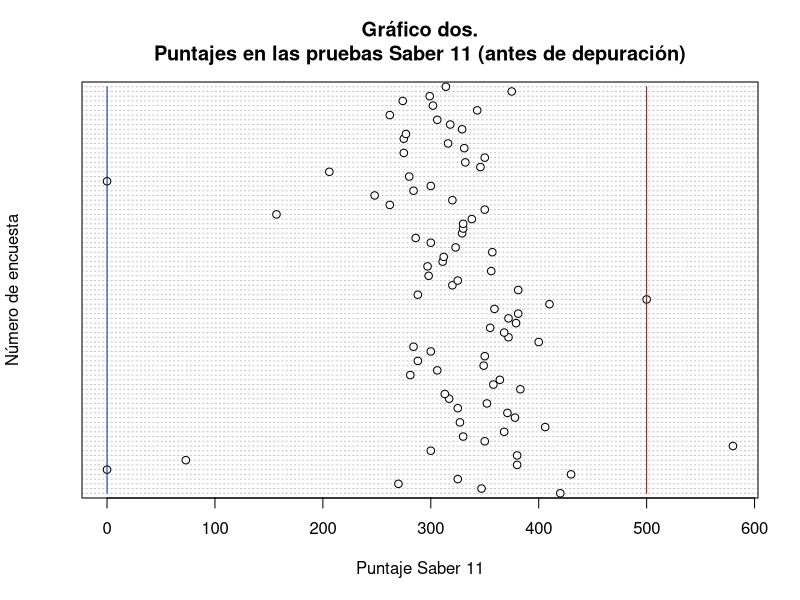
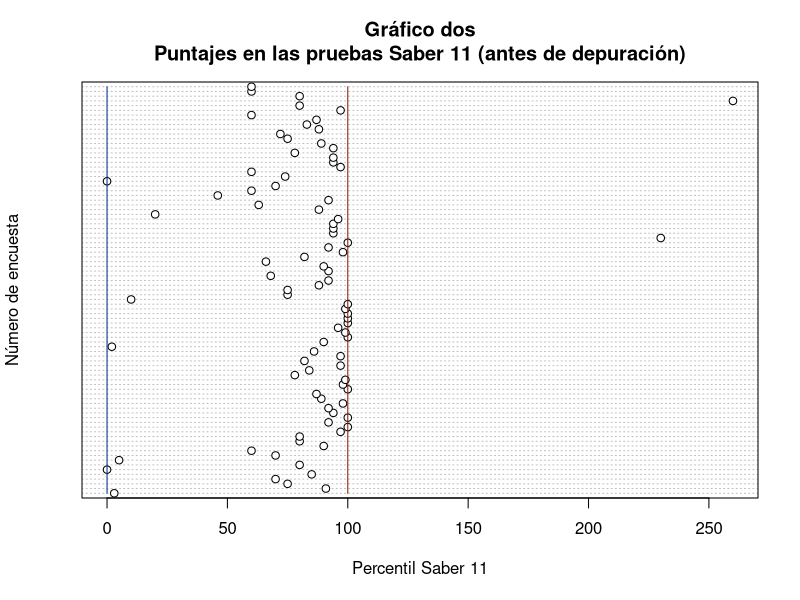
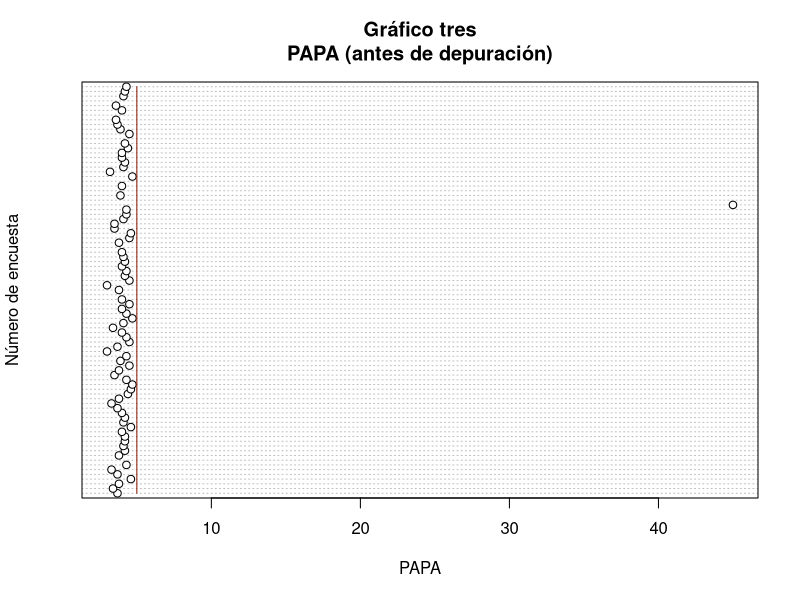
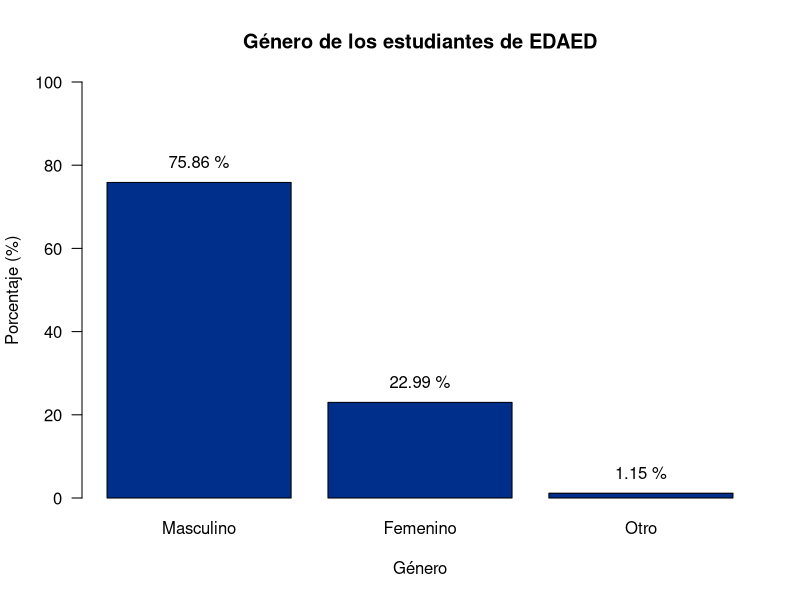
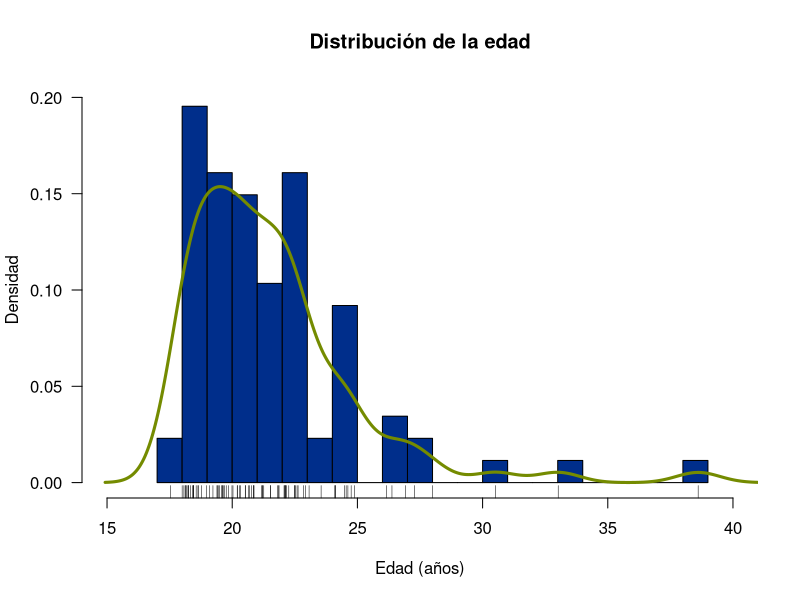
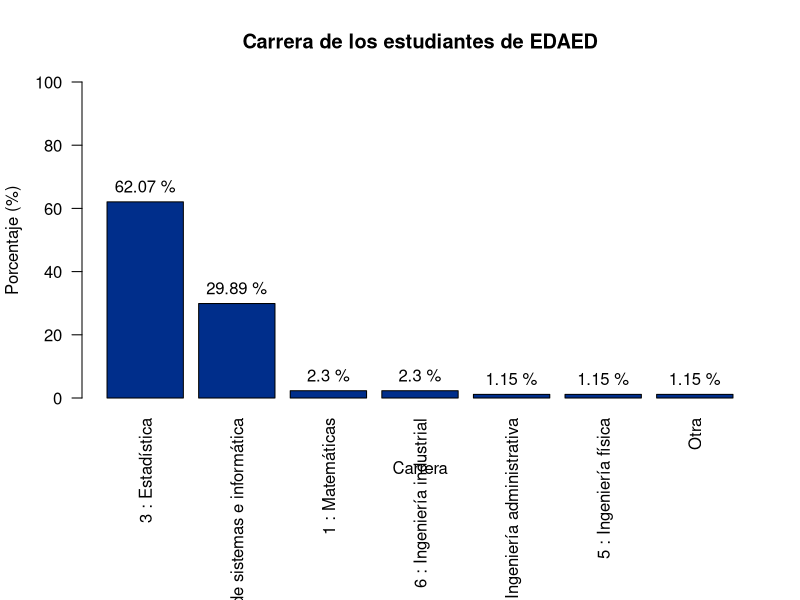
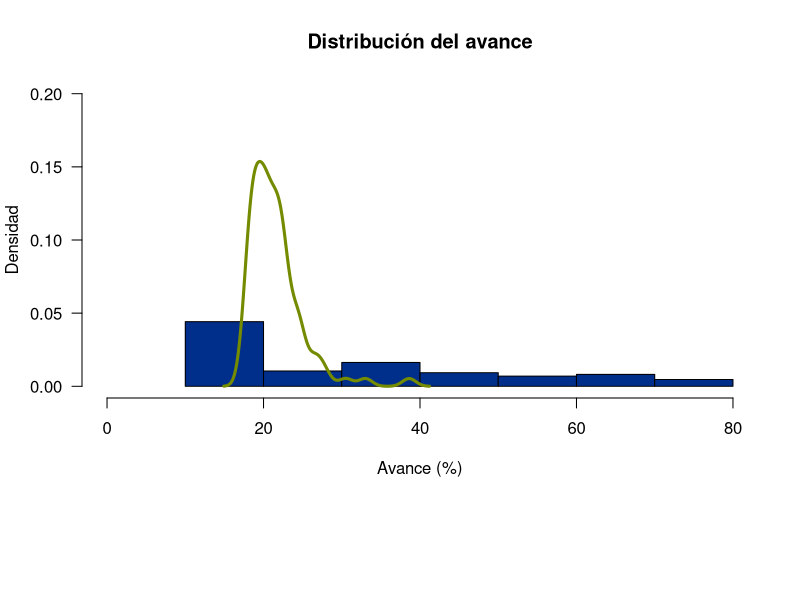
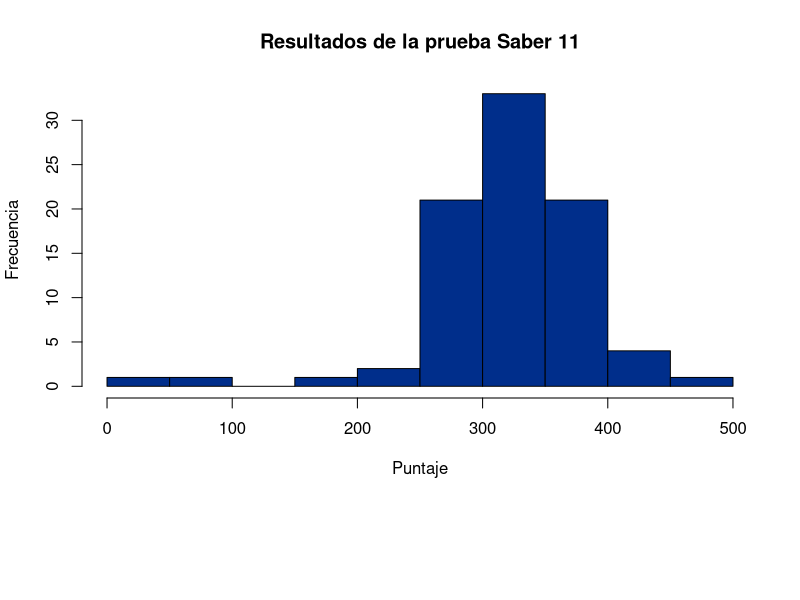

Recreate these plots in R, in order.
## ---- chunk 1
knitr::opts_chunk$set(echo = TRUE)
## ---- chunk 2
library(tidyverse)
## ---- chunk 3
encuesta <- read.csv("encuesta1.csv")
## ---- chunk 4
glimpse(encuesta)
## ---- chunk 5
encuesta <- encuesta %>% 
  mutate_if(is.character, as.factor)
## ---- chunk 6
glimpse(encuesta)
## ---- chunk 7
levels(encuesta$Q01_Genero)
## ---- chunk 8
# Cambio de nombre para el género
encuesta$Q01_Genero <- as.character(encuesta$Q01_Genero)
encuesta$Q01_Genero[encuesta$Q01_Genero == '1 : Masculino'] <- 'Masculino'
encuesta$Q01_Genero[encuesta$Q01_Genero == '2 : Femenino'] <- 'Femenino'
encuesta$Q01_Genero[encuesta$Q01_Genero == '3 : Otro'] <- 'Otro'
encuesta$Q01_Genero <- as.factor(encuesta$Q01_Genero)
levels(encuesta$Q01_Genero)
summary(encuesta$Q01_Genero)
## ---- chunk 9
# Para GÉNERO
summary(encuesta$Q01_Genero)
# ¡Okay!
## ---- chunk 10
# Modificación del formato de la variable FECHA DE NACIMIENTO
encuesta <- encuesta %>% 
  mutate(Q02_FechaNac = as.Date(as.character(Q02_FechaNac), "%Y-%m-%d"))
## ---- chunk 11
summary(encuesta$Q02_FechaNac)
## ---- chunk 12
# Creación de la variable EDAD
# Cálculo de la edad al 2021-FEB-26
encuesta <- encuesta %>% 
  mutate(Edad = as.numeric(as.Date("2021-02-26") - Q02_FechaNac)/365.25)
encuesta$Edad <- round(encuesta$Edad, 2)
## ---- chunk 13
# Creación de la variable TIEMPO EMPLEADO
# Conversión a fecha-hora
encuesta <- encuesta %>% 
  mutate(fecha_entrega = 
           as.POSIXct(strptime(Enviado.el., format = "%d/%m/%Y %H:%M:%S")),
         tiempo_usado = as.integer(format(fecha_entrega, "%M")) +
                        as.integer(format(fecha_entrega, "%S")) / 60  - 30)
encuesta$tiempo_usado <- round(encuesta$tiempo_usado, 2)
## ---- chunk 14
#Cambio de nombre de los pregrados  
encuesta$Q03_Carrera <- as.character(encuesta$Q03_Carrera)
encuesta$Q03_Carrera[encuesta$Q03_Carrera == '1 : MatemÃ¡ticas'] <- 'Matemáticas'
encuesta$Q03_Carrera[encuesta$Q03_Carrera == '2 : IngenierÃa de sistemas e informÃ¡tica'] <- 'Ingenierías de sistemas e informática'
encuesta$Q03_Carrera[encuesta$Q03_Carrera == '3 : EstadÃstica'] <- 'Estadística'
encuesta$Q03_Carrera[encuesta$Q03_Carrera == '4 : IngenierÃa administrativa'] <- 'Ingeniería administrativa'
encuesta$Q03_Carrera[encuesta$Q03_Carrera == '5 : IngenierÃa fÃsica'] <- 'Ingeniería física'
encuesta$Q03_Carrera[encuesta$Q03_Carrera == '6 : IngenierÃa industrial'] <- 'Ingeniería industrial'
encuesta$Q03_Carrera[encuesta$Q03_Carrera == '7 : Otra'] <- 'Otra'
encuesta$Q03_Carrera <- as.factor(encuesta$Q03_Carrera)
levels(encuesta$Q03_Carrera)
summary(encuesta$Q03_Carrera)

## ---- chunk 15
summary(encuesta$Q04_Semestre)
## ---- chunk 16
encuesta <- encuesta %>%
  mutate(V51_Avance = Q04_Semestre * 10)
## ---- chunk 17
summary(encuesta$Q05_Saber11)
## ---- chunk 18
dotchart(encuesta$Q05_Saber11, xlab="Puntaje Saber 11", ylab="Número de encuesta")
title(main = "Gráfico dos.
Puntajes en las pruebas Saber 11 (antes de depuración)")
lines(rep(500,nrow(encuesta)),1:nrow(encuesta),col = "#8b1700")
lines(rep(0,nrow(encuesta)),1:nrow(encuesta),col = "#002e8b")
## ---- chunk 19
encuesta %>% 
  filter(encuesta$Q05_Saber11 == 0 | encuesta$Q05_Saber11 > 500)
## ---- chunk 20
# Imputaciones
encuesta$Q05_Saber11[encuesta$Q05_Saber11 == 580 & !is.na(encuesta$Q05_Saber11)] <- NA
encuesta[6, 7] <- NA
## ---- chunk 21
dotchart(encuesta$Q06_PercentilSaber11, xlab="Percentil Saber 11", ylab="Número de encuesta")
title(main = "Gráfico dos
Puntajes en las pruebas Saber 11 (antes de depuración)")
lines(rep(100,nrow(encuesta)),1:nrow(encuesta),col = "#8b1700")
lines(rep(0,nrow(encuesta)),1:nrow(encuesta),col = "#002e8b")
## ---- chunk 22
encuesta %>% 
  filter(Q06_PercentilSaber11 > 100)
## ---- chunk 23
encuesta$Q06_PercentilSaber11[encuesta$Q06_PercentilSaber11 == 230 & !is.na(encuesta$Q06_PercentilSaber11)] <- 100-230/10
encuesta[84, 8] <- NA
## ---- chunk 24
encuesta$Q07_FechaSaber11[encuesta$Q07_FechaSaber11 == ("2021-08-08") & !is.na(encuesta$Q07_FechaSaber11)] <- NA
## ---- chunk 25
dotchart(encuesta$Q08_PAPA, xlab = "PAPA", ylab = "Número de encuesta")
title(main = "Gráfico tres
PAPA (antes de depuración)")
lines(rep(5,nrow(encuesta)),1:nrow(encuesta),col = "#8b1700")
## ---- chunk 26
encuesta %>% 
  filter(Q08_PAPA > 5)
## ---- chunk 27
encuesta$Q08_PAPA[encuesta$Q08_PAPA == 45 & !is.na(encuesta$Q08_PAPA)] <- 4.5
## ---- chunk 28
# Vivienda en el ÁREA METROPOLITANA
summary(encuesta$Q09_EnAreaMetropolitana)
## ---- chunk 29
encuesta$Q10_Estrato <- as.character(encuesta$Q10_Estrato)
encuesta$Q10_Estrato[encuesta$Q10_Estrato == '2 : 1'] <- '1'
encuesta$Q10_Estrato[encuesta$Q10_Estrato == '3 : 2'] <- '2'
encuesta$Q10_Estrato[encuesta$Q10_Estrato == '4 : 3'] <- '3'
encuesta$Q10_Estrato[encuesta$Q10_Estrato == '5 : 4'] <- '4'
encuesta$Q10_Estrato[encuesta$Q10_Estrato == '6 : 5'] <- '5'
encuesta$Q10_Estrato[encuesta$Q10_Estrato == '8 : No se conoce'] <- 'No se conoce'
encuesta$Q10_Estrato <- as.factor(encuesta$Q10_Estrato)
levels(encuesta$Q10_Estrato)
summary(encuesta$Q10_Estrato)
## ---- chunk 30
# Instalación de R
summary(encuesta$Q11_R)
## ---- chunk 31
# Instalación de R Studio
summary(encuesta$Q12_RStudio)
## ---- chunk 32
summary(encuesta$Q13_NoRoRStudio)
## ---- chunk 33
summary(encuesta$Q14_RecursosInformaticos..Internet.de.cable.propio)
is.na(encuesta$Q14_RecursosInformaticos..Internet.de.cable.propio)
## ---- chunk 34
summary(encuesta$Q14_RecursosInformaticos..Celular.sin.datos)
is.na(encuesta$Q14_RecursosInformaticos..Celular.sin.datos)
## ---- chunk 35
summary(encuesta$Q14_RecursosInformaticos..Wifi.propio)
is.na(encuesta$Q14_RecursosInformaticos..Wifi.propio)
## ---- chunk 36
summary(encuesta$Q14_RecursosInformaticos..Computador.de.escritorio.ni.propio.ni.exclusivo)
is.na(encuesta$Q14_RecursosInformaticos..Computador.de.escritorio.ni.propio.ni.exclusivo)
## ---- chunk 37
summary(encuesta$Q14_RecursosInformaticos..Celular.con.datos)
is.na(encuesta$Q14_RecursosInformaticos..Celular.con.datos)
## ---- chunk 38
summary(encuesta$Q14_RecursosInformaticos..Internet.de.cable.no.propio)
is.na(encuesta$Q14_RecursosInformaticos..Internet.de.cable.no.propio)
## ---- chunk 39
summary(encuesta$Q14_RecursosInformaticos..Wifi.no.propio)
is.na(encuesta$Q14_RecursosInformaticos..Wifi.no.propio)
## ---- chunk 40
summary(encuesta$Q14_RecursosInformaticos..PortÃ.til.propio)
is.na(encuesta$Q14_RecursosInformaticos..PortÃ.til.propio)
## ---- chunk 41
summary(encuesta$Q14_RecursosInformaticos..PortÃ.til.no.propio)
is.na(encuesta$Q14_RecursosInformaticos..PortÃ.til.no.propio)
## ---- chunk 42
summary(encuesta$Q14_RecursosInformaticos..Computador.de.escritorio.propio.y.exclusivo)
is.na(encuesta$Q14_RecursosInformaticos..Computador.de.escritorio.propio.y.exclusivo)
## ---- chunk 43
summary(encuesta$Q14_RecursosInformaticos..Computador.de.escritorio.no.propio.pero.exclusivo)
is.na(encuesta$Q14_RecursosInformaticos..Computador.de.escritorio.no.propio.pero.exclusivo)
## ---- chunk 44
summary(encuesta$Q14_RecursosInformaticos..Computador.propio..pero.no.exclusivo)
is.na(encuesta$Q14_RecursosInformaticos..Computador.propio..pero.no.exclusivo)
## ---- chunk 45
summary(encuesta$Q15_Alunizaje)
is.na(encuesta$Q15_Alunizaje)
## ---- chunk 46
summary(encuesta$Q16_EspionajeInternet)
is.na(encuesta$Q16_EspionajeInternet)
## ---- chunk 47
summary(encuesta$Q17_Experimentos)
is.na(encuesta$Q17_Experimentos)
## ---- chunk 48
summary(encuesta$Q18_Vacunas)
is.na(encuesta$Q18_Vacunas)
## ---- chunk 49
summary(encuesta$Q19_EvidenciaFalsa)
is.na(encuesta$Q19_EvidenciaFalsa)
## ---- chunk 50
summary(encuesta$Q20_RafagasSolares)
is.na(encuesta$Q20_RafagasSolares)
## ---- chunk 51
summary(encuesta$Q21_TierraHueca)
is.na(encuesta$Q21_TierraHueca)
## ---- chunk 52
summary(encuesta$Q22_alienigenas)
is.na(encuesta$Q22_alienigenas)
## ---- chunk 53
summary(encuesta$Q23_CambioClimatico)
is.na(encuesta$Q23_CambioClimatico)
## ---- chunk 54
encuesta$Q24_area <- as.character(encuesta$Q24_area)
encuesta$Q24_area[encuesta$Q24_area == '1 : 7.5*pi'] <- '7.5*pi'
encuesta$Q24_area[encuesta$Q24_area == '2 : 6*pi'] <- '6*pi'
encuesta$Q24_area[encuesta$Q24_area == '3 : 4.5*pi'] <- '4.5*pi'
encuesta$Q24_area[encuesta$Q24_area == '4 : 4*pi'] <- '4*pi'
encuesta$Q24_area[encuesta$Q24_area == '5 : 3*pi'] <- '3*pi'
encuesta$Q24_area[encuesta$Q24_area == '6 : Ninguna de las anteriores'] <- 'Ninguna de las anteriores'
encuesta$Q24_area <- as.factor(encuesta$Q24_area)
levels(encuesta$Q24_area)
summary(encuesta$Q24_area)
## ---- chunk 55
summary(encuesta$Q25_PorcentArea)
## ---- chunk 56
encuesta %>%
  filter(encuesta$Q25_PorcentArea < 1)
## ---- chunk 57
encuesta$Q25_PorcentArea[encuesta$Q25_PorcentArea < 1 & !is.na(encuesta$Q25_PorcentArea)] <- 10
## ---- chunk 58
summary(encuesta$Q27_PorcentDivisor)
## ---- chunk 59
encuesta %>%
  filter(encuesta$Q27 < 1)
## ---- chunk 60
encuesta$Q27_PorcentDivisor[encuesta$Q27_PorcentDivisor < 1 & !is.na(encuesta$Q27_PorcentDivisor)] <- 50
## ---- chunk 61
# Tabla para el género
tbl_gen <- table(encuesta$Q01_Genero)
tbl_genP <- tbl_gen * 100 / sum(tbl_gen)
tbl_genP <- round(sort(tbl_genP, decreasing = TRUE), 2)
tbl_genP
## ---- chunk 62
# Gráfico para el género
gr_gen <- barplot(tbl_genP, las = 1, ylim = c(0, 100), col = "#002e8b")
text(gr_gen, tbl_genP + 5, paste(round(tbl_genP, 2), "%"))
title(main = "Género de los estudiantes de EDAED",
      xlab = "Género", ylab = "Porcentaje (%)")
## ---- chunk 63
# Resúmenes numéricos para EDAD
summary(encuesta$Edad)
## ---- chunk 64
clases_ed <- ceiling(1+3.33*log(length(encuesta$Edad), base = 10))
paramAnt <- par(no.readonly = TRUE)
hist(encuesta$Edad, freq = FALSE, nclass = 20, col = "#002e8b",
     las = 1, 
     main = "Distribución de la edad",
     xlab = "Edad (años)",
     ylab = "Densidad",
     ylim = c(0, 0.20),
     xlim = c(15, 40))
lines(density(encuesta$Edad), col = "#748b00", lwd = 3)
rug(encuesta$Edad)
par(paramAnt)
## ---- chunk 65
# Tabla para la carrera
tbl_carr <- table(encuesta$Q03_Carrera)
tbl_carrP <- tbl_carr * 100 / sum(tbl_carr)
tbl_carrP <- round(sort(tbl_carrP, decreasing = TRUE), 2)
tbl_carrP
## ---- chunk 66
# Gráfico para la carrera
paramAnt <- par(no.readonly = TRUE)
par(mar = paramAnt$mar + c(5, 0, 0, 0))
gr_carr <- barplot(tbl_carrP, las = 2, ylim = c(0, 100), col = "#002e8b")
text(gr_carr, tbl_carrP + 5, paste(round(tbl_carrP, 2), "%"))
title(main = "Carrera de los estudiantes de EDAED",
      xlab = "Carrera", ylab = "Porcentaje (%)")
## ---- chunk 67
# Resúmenes numéricos para EDAD
aux_avance = na.omit(encuesta$V51_Avance)
summary(aux_avance)
## ---- chunk 68
clases_av <- ceiling(1+3.33*log(length(encuesta$Q04_Semestre) - 1, base = 10))
paramAnt <- par(no.readonly = TRUE)
hist(encuesta$V51_Avance, freq = FALSE, nclass = clases_av, col = "#002e8b",
     las = 1, 
     main = "Distribución del avance",
     xlab = "Avance (%)",
     ylab = "Densidad",
     ylim = c(0, 0.20),
     xlim = c(0, 80))
lines(density(encuesta$Edad), col = "#748b00", lwd = 3)
par(paramAnt)
## ---- chunk 69
summary(na.omit(encuesta$Q05_Saber11))
## ---- chunk 70
hist(encuesta$Q05_Saber11, breaks="Sturges", col="#002e8b",
     main = "Resultados de la prueba Saber 11",
     ylab = "Frecuencia", xlab = "Puntaje")
